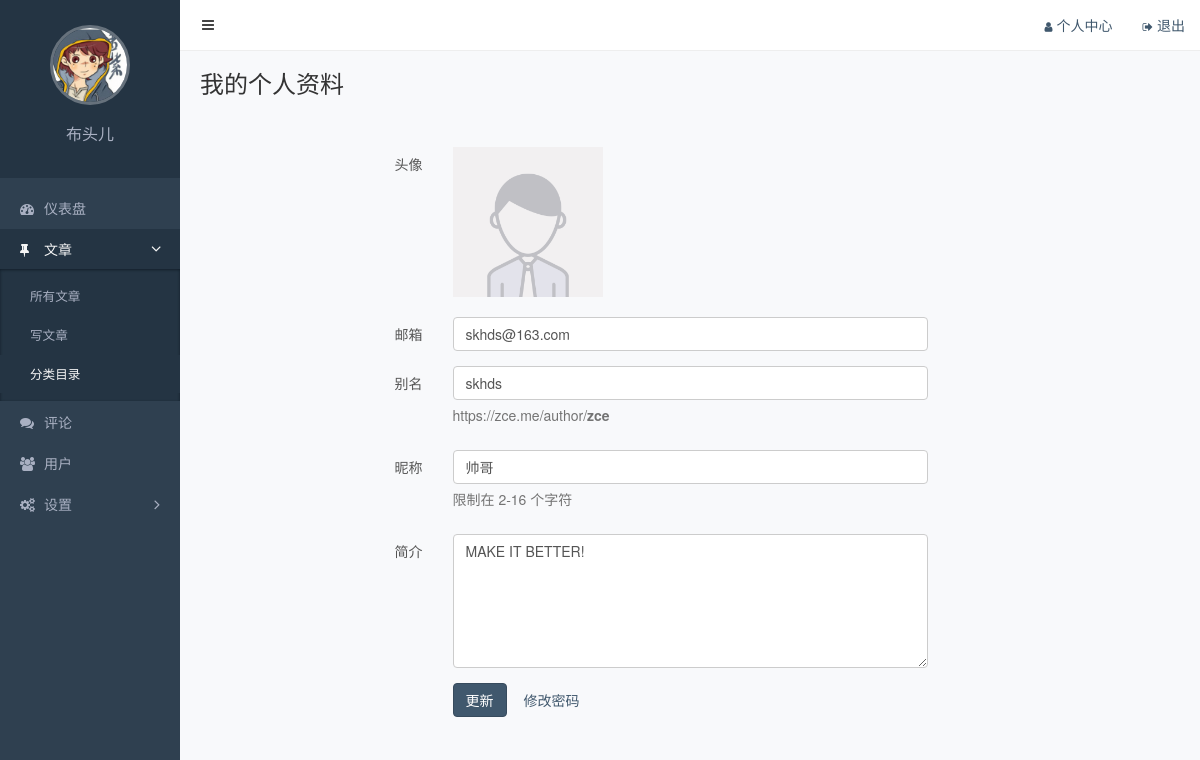
The app's page /admin/user/profile.php (signed in) with its own data.
### tables this page shows
create table ali_user (
user_id int primary key auto_increment,
user_email varchar(30) unique key not null comment '用户名',
user_slug varchar(30) unique key not null comment '用户别名',
user_nickname varchar(30) unique key not null comment '用户昵称',
user_password char(32) not null comment '用户密码,md5加密',
user_pic varchar(100) not null comment '用户头像',
user_state tinyint not null default 1 comment '用户状态 1 激活 2 未激活'
);

### admin/user/profile.php (the view, shortened to what this page needs)
<!DOCTYPE html>
<html lang="zh-CN">
<head>
  <link rel="stylesheet" href="/assets/vendors/bootstrap/css/bootstrap.css">
  <link rel="stylesheet" href="/assets/vendors/font-awesome/css/font-awesome.css">
  <link rel="stylesheet" href="/assets/vendors/nprogress/nprogress.css">
  <link rel="stylesheet" href="/assets/css/admin.css">
</head>
<body>
  <?php
  $id = $_SESSION['id'];
  $sql = "select user_email, user_slug, user_nickname from ali_user where user_id = $id";
  $res = mysql_query($sql);
  $row = mysql_fetch_assoc($res);
  ?>
  <div class="main">
    <?php include "../public/nav.php"; ?>
    <div class="container-fluid">
      <div class="page-title">
        <h1>我的个人资料</h1>
      </div>
      <form class="form-horizontal" action="user_infoRefresh.php" method="post">
        <div class="form-group">
          <label class="col-sm-3 control-label">头像</label>
          <div class="col-sm-6">
            <label class="form-image">
              <img src="/assets/img/default.png">
            </label>
          </div>
        </div>
        <div class="form-group">
          <label for="email" class="col-sm-3 control-label">邮箱</label>
          <div class="col-sm-6">
            <input id="email" class="form-control" name="email" type="type" value="<?php echo $row['user_email']?>" placeholder="邮箱" >
          </div>
        </div>
        <div class="form-group">
          <label for="slug" class="col-sm-3 control-label">别名</label>
          <div class="col-sm-6">
            <input id="slug" class="form-control" name="slug" type="type" value="<?php echo $row['user_slug']?>" placeholder="slug">
            <p class="help-block">https://zce.me/author/<strong>zce</strong></p>
          </div>
        </div>
        <div class="form-group">
          <label for="nickname" class="col-sm-3 control-label">昵称</label>
          <div class="col-sm-6">
            <input id="nickname" class="form-control" name="nickname" type="type" value="<?php echo $row['user_nickname']?>" placeholder="昵称">
            <p class="help-block">限制在 2-16 个字符</p>
          </div>
        </div>
        <div class="form-group">
          <label for="bio" class="col-sm-3 control-label">简介</label>
          <div class="col-sm-6">
            <textarea id="bio" class="form-control" placeholder="Bio" cols="30" rows="6">MAKE IT BETTER!</textarea>
          </div>
        </div>
        <div class="form-group">
          <div class="col-sm-offset-3 col-sm-6">
            <input type="submit" class="btn btn-primary" value="更新">
            <a class="btn btn-link" href="password-reset.php">修改密码</a>
          </div>
        </div>
      </form>
    </div>
  </div>
  <div class="aside">
  </div>
</body>
</html>

### assets/css/admin.css (style rules this page uses)
.form-control { box-shadow: none; }
body { background-color: #f8f9fb; -webkit-font-smoothing: antialiased; -moz-osx-font-smoothing: grayscale; }
.aside { position: fixed; top: 0; left: 0; width: 180px; height: 100%; background-color: #2f4050; }
.aside .profile { padding: 25px; text-align: center; background-color: #243443; }
.aside .profile .avatar { width: 80px; height: 80px; border: 3px solid rgba(255, 255, 255, .3); border-radius: 50%; object-fit: cover; }
.aside .profile .name { color: #a9b0c2; font-size: 16px; }
.aside .nav { padding: 10px 0; }
.aside .nav li + li { margin-top: 1px; }
.aside .nav a { display: block; padding: 10px 20px; color: #a9b0c2; }
.aside .nav .active > a { color: #f6f6f6; background-color: #243443; }
.aside .nav a i:first-child { width: 14px; margin-right: 10px; font-size: 14px; line-height: 16px; }
.aside .nav .fa-angle-right { float: right; transition: transform .2s; transform: rotate(90deg); font-size: 16px; line-height: 20px; }
.aside .nav .collapsed .fa-angle-right { float: right; transform: rotate(0); }
.aside .nav a + ul { overflow: hidden; padding: 0; list-style: none; background-color: #243443; box-shadow: inset 0 1px 3px #111e29; font-size: .9em; }
.aside .nav a + ul li:first-child { margin-top: 8px; }
.aside .nav a + ul li:last-child { margin-bottom: 8px; }
.aside .nav a + ul a { padding-left: 30px; }
.main { position: relative; overflow: hidden; min-width: 844px; min-height: 100vh; padding: 70px 5px 20px 185px; }
.main .container-fluid .page-title { overflow: hidden; margin-bottom: 20px; }
.main .container-fluid .page-title h1 { display: inline-block; margin: 0; font-size: 24px; font-weight: 400; }
.main .container-fluid label { color: #555; font-weight: normal; }
.main .container-fluid textarea { resize: vertical; }
.main .container-fluid .form-horizontal { margin-top: 50px; }
.main .container-fluid .form-image { position: relative; background-color: #fff; }
.main .container-fluid .form-image img { max-width: 150px; }

### records on screen
ali_user: email "skhds@163.com", slug "skhds", nickname "帅哥"
